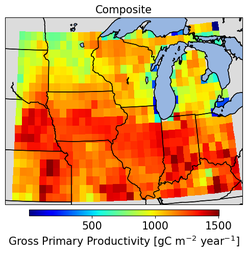
#> input picture figures/fig_regional_Annual_GPP_Composite.png, 247 x 253 px, shrunk from 484 x 495 before the run
$ python merge_images.py
#> lines starting #> are read from the running program, lines starting #| are printed output that depends on the picture
"""
Python modules for making spatial plots of ELM outputs
"""
import os
import sys
from PIL import Image
import matplotlib as mpl
mpl.use('Agg')

__author__ = 'Eva Sinha'
__email__  = 'eva.sinha@pnnl.gov'


# -----------------------------------------------------------
def merge_2images_horiz(im1, im2):
    w = im1.size[0] + im2.size[0]
    h = max(im1.size[1], im2.size[1])
    im = Image.new('RGBA', (w, h))

    im.paste(im1)
    im.paste(im2, (im1.size[0], 0))

    return im

# -----------------------------------------------------------
def merge_2images_vert(im1, im2):
    w = im1.size[0]
    h = im1.size[1] + im2.size[1]
    im = Image.new('RGBA', (w, h))

    im.paste(im1)
    im.paste(im2, ((im1.size[0] -  im2.size[0]), im1.size[1]))

    return im

# -----------------------------------------------------------
def merge_3images(im1, im2, im3):
    w = im1.size[0] + im2.size[0]
    h = max(im1.size[1], im2.size[1]) + im3.size[1]
    im = Image.new('RGBA', (w, h))

    im.paste(im1)
    im.paste(im2, (im1.size[0], 0))
    im.paste(im3, (im1.size[0], max(im1.size[1], im2.size[1])))

    return im

# -----------------------------------------------------------
def merge_4images_vert(im1, im2, im3, im4):
    w = im1.size[0]
    h = im1.size[1] + im2.size[1] + im3.size[1] + im4.size[1]
    im = Image.new('RGBA', (w, h))

    im.paste(im1)
    im.paste(im2, (0, im1.size[1]))
    im.paste(im3, (0, im1.size[1] + im2.size[1]))
    im.paste(im4, (0, im1.size[1] + im2.size[1] + im3.size[1]))

    return im

# -----------------------------------------------------------
def merge_3images_2(im1, im2, im3):
    w = max(im1.size[0], (im2.size[0] + im3.size[0]))
    h = im1.size[1] + max(im2.size[1], im3.size[1])
    im = Image.new('RGBA', (w, h))

    im.paste(im1)
    im.paste(im2, (0, im1.size[1]))
    im.paste(im3, (im2.size[0], im1.size[1]))

    return im
# -----------------------------------------------------------
myDict_merge_3images = {'fig_regional_Annual_GPP.png': {'im1': 'fig_regional_Annual_GPP_Composite.png',
                                                        'im2': 'fig_regional_Annual_GPP_diff.png',
                                                        'im3': 'fig_regional_Annual_GPP_per_diff.png'},
                        'fig_regional_Annual_ER.png':  {'im1': 'fig_regional_Annual_ER_Composite.png',
                                                        'im2': 'fig_regional_Annual_ER_diff.png',
                                                        'im3': 'fig_regional_Annual_ER_per_diff.png'}}

myDict_merge_3images_2 = {'fig_regional_corn_soybean_cft_rotation.png': {'im1':'corn_soybean_cft_percent.png',
                                                                         'im2':'hist_trans_US_c4ann_to_c3nfx_gt_5per.png',
                                                                         'im3':'landuse_ts_PCT_CROP_2010.png'}}

myDict_merge_2images_vert = {'fig_regional_GPP_Model_vs_FluxCom.png':      {'im1': 'fig_regional_Annual_GPP_Model_vs_FluxCom_Default.png',
                                                                            'im2': 'fig_regional_Annual_GPP_Model_vs_FluxCom_Default_per_diff.png'},
                             'fig_regional_GPP_Model_vs_FluxCom_3sets.png': {'im1': 'fig_regional_Annual_GPP_Model_vs_FluxCom_3sets.png',
                                                                            'im2': 'fig_regional_Annual_GPP_Model_vs_FluxCom_3sets_per_diff.png'},
                             'fig_regional_GPP_Model_vs_Madani_et_al.png': {'im1': 'fig_regional_Annual_GPP_Model_vs_Madani_et_al_Default.png',
                                                                            'im2': 'fig_regional_Annual_GPP_Model_vs_Madani_et_al_Default_per_diff.png'},
                             'fig_regional_GPP_Model_vs_Madani_et_al_3sets.png': {'im1': 'fig_regional_Annual_GPP_Model_vs_Madani_et_al_3sets.png',
                                                                                  'im2': 'fig_regional_Annual_GPP_Model_vs_Madani_et_al_3sets_per_diff.png'}}
myDict_merge_2images_horiz = {'fig_SA_US-Ne3.png':                {'im1':'US-Ne3_Corn_sens_main_all.png',
                                                                   'im2':'US-Ne3_Soybean_sens_main_all.png'},
                              'fig_SA_US-Ro1.png':                {'im1':'US-Ro1_Corn_sens_main_all.png',
                                                                   'im2':'US-Ro1_Soybean_sens_main_all.png'},
                              'fig_SA_US-UiC.png':                {'im1':'US-UiC_Corn_sens_main_all.png',
                                                                   'im2':'US-UiC_Soybean_sens_main_all.png'},
                              'fig_SA_US-Ne3_NEW.png':            {'im1':'US-Ne3_Corn_sensbar_main_all.png',
                                                                   'im2':'US-Ne3_Soybean_sensbar_main_all.png'},
                              'fig_SA_US-Ro1_NEW.png':            {'im1':'US-Ro1_Corn_sensbar_main_all.png',
                                                                   'im2':'US-Ro1_Soybean_sensbar_main_all.png'},
                              'fig_SA_US-UiC_NEW.png':            {'im1':'US-UiC_Corn_sensbar_main_all.png',
                                                                   'im2':'US-UiC_Soybean_sensbar_main_all.png'},
                              'fig_US-Ne3_calibration.png':       {'im1':'US-Ne3_Corn_fit_shade.png',
                                                                   'im2':'US-Ne3_Soybean_fit_shade.png'},
                              'fig_US-Ro1_calibration.png':       {'im1':'US-Ro1_Corn_fit_shade.png',
                                                                   'im2':'US-Ro1_Soybean_fit_shade.png'},
                              'fig_US-UiC_calibration.png':       {'im1':'US-UiC_Corn_fit_shade.png',
                                                                   'im2':'US-UiC_Soybean_fit_shade.png'},
                              'fig_US-Ne3_validation.png':        {'im1':'20220328_corn_soybean_US-Ne3_corn_valid_model_obs.png',
                                                                   'im2':'20220328_corn_soybean_US-Ne3_soybean_valid_model_obs.png'},
                              'fig_US-Ro1_validation.png':        {'im1':'20220328_corn_soybean_US-Ro1_corn_valid_model_obs.png',
                                                                   'im2':'20220328_corn_soybean_US-Ro1_soybean_valid_model_obs.png'},
                              'fig_US-UiC_validation.png':        {'im1':'20220328_corn_soybean_US-UiC_corn_valid_model_obs.png',
                                                                   'im2':'20220328_corn_soybean_US-UiC_soybean_valid_model_obs.png'},
                              'fig_US-Ne3_LAI.png':               {'im1':'20220328_corn_soybean_US-Ne3_corn_valid_lai.png',
                                                                   'im2':'20220328_corn_soybean_US-Ne3_soybean_valid_lai.png'},
                              'fig_US-Ro1_LAI.png':               {'im1':'20220328_corn_soybean_US-Ro1_corn_valid_lai.png',
                                                                   'im2':'20220328_corn_soybean_US-Ro1_soybean_valid_lai.png'},
                              'fig_US-UiC_LAI.png':               {'im1':'20220328_corn_soybean_US-UiC_corn_valid_lai.png',
                                                                   'im2':'20220328_corn_soybean_US-UiC_soybean_valid_lai.png'},
                              'fig_US-Ne3_harvest.png':           {'im1':'20220328_corn_soybean_US-Ne3_corn_valid_harv.png',
                                                                   'im2':'20220328_corn_soybean_US-Ne3_soybean_valid_harv.png'},
                              'fig_US-Ro1_harvest.png':           {'im1':'20220328_corn_soybean_US-Ro1_corn_valid_harv.png',
                                                                   'im2':'20220328_corn_soybean_US-Ro1_soybean_valid_harv.png'},
                              'fig_US-UiC_harvest.png':           {'im1':'20220328_corn_soybean_US-UiC_corn_valid_harv.png',
                                                                   'im2':'20220328_corn_soybean_US-UiC_soybean_valid_harv.png'},
                              'fig_US-Ne3_rmse.png':              {'im1':'US-Ne3_Corn_rmse.png',
                                                                   'im2':'US-Ne3_Soybean_rmse.png'},
                              'fig_US-Ro1_rmse.png':              {'im1':'US-Ro1_Corn_rmse.png',
                                                                   'im2':'US-Ro1_Soybean_rmse.png'},
                              'fig_US-UiC_rmse.png':              {'im1':'US-UiC_Corn_rmse.png',
                                                                   'im2':'US-UiC_Soybean_rmse.png'},
                              'fig_US-Ne3_rrmse.png':             {'im1':'US-Ne3_Corn_rrmse.png',
                                                                   'im2':'US-Ne3_Soybean_rrmse.png'},
                              'fig_US-Ro1_rrmse.png':             {'im1':'US-Ro1_Corn_rrmse.png',
                                                                   'im2':'US-Ro1_Soybean_rrmse.png'},
                              'fig_US-UiC_rrmse.png':             {'im1':'US-UiC_Corn_rrmse.png',
                                                                   'im2':'US-UiC_Soybean_rrmse.png'},
                              'fig_US-Ne3_rel_l2.png':            {'im1':'US-Ne3_Corn_rel_l2.png',
                                                                   'im2':'US-Ne3_Soybean_rel_l2.png'},
                              'fig_US-Ro1_rel_l2.png':            {'im1':'US-Ro1_Corn_rel_l2.png',
                                                                   'im2':'US-Ro1_Soybean_rel_l2.png'},
                              'fig_US-UiC_rel_l2.png':            {'im1':'US-UiC_Corn_rel_l2.png',
                                                                   'im2':'US-UiC_Soybean_rel_l2.png'},
                              'fig_regional_Summer_months_LE.png':{'im1':'Summer_months_EFLX_LH_TOT_Composite.png',
                                                                   'im2':'Summer_months_EFLX_LH_TOT_per_diff.png'},
                              'fig_regional_Summer_months_H.png': {'im1':'Summer_months_FSH_Composite.png',
                                                                   'im2':'Summer_months_FSH_per_diff.png'},
                              'fig_regional_Annual_GPP_cft.png':  {'im1':'fig_regional_Annual_GPP_cft_Composite.png',
                                                                    'im2':'fig_regional_Annual_GPP_cft_diff.png'}}

myDict_merge_4images_vert = {'fig_ELM_surr_US-Ne3_Corn.png': {'im1':'fit_US-Ne3_Corn_GPP.png',
                                                              'im2':'fit_US-Ne3_Corn_ER.png',
                                                              'im3':'fit_US-Ne3_Corn_LE.png',
                                                              'im4':'fit_US-Ne3_Corn_H.png'},
                             'fig_ELM_surr_US-Ne3_Soybean.png': {'im1':'fit_US-Ne3_Soybean_GPP.png',
                                                                 'im2':'fit_US-Ne3_Soybean_ER.png',
                                                                 'im3':'fit_US-Ne3_Soybean_LE.png',
                                                                 'im4':'fit_US-Ne3_Soybean_H.png'},
                             'fig_ELM_surr_US-Ro1_Corn.png': {'im1':'fit_US-Ro1_Corn_GPP.png',
                                                              'im2':'fit_US-Ro1_Corn_ER.png',
                                                              'im3':'fit_US-Ro1_Corn_LE.png',
                                                              'im4':'fit_US-Ro1_Corn_H.png'},
                             'fig_ELM_surr_US-Ro1_Soybean.png': {'im1':'fit_US-Ro1_Soybean_GPP.png',
                                                                 'im2':'fit_US-Ro1_Soybean_ER.png',
                                                                 'im3':'fit_US-Ro1_Soybean_LE.png',
                                                                 'im4':'fit_US-Ro1_Soybean_H.png'},
                             'fig_ELM_surr_US-UiC_Corn.png': {'im1':'fit_US-UiC_Corn_GPP.png',
                                                              'im2':'fit_US-UiC_Corn_ER.png',
                                                              'im3':'fit_US-UiC_Corn_LE.png',
                                                              'im4':'fit_US-UiC_Corn_H.png'},
                             'fig_ELM_surr_US-UiC_Soybean.png': {'im1':'fit_US-UiC_Soybean_GPP.png',
                                                                 'im2':'fit_US-UiC_Soybean_ER.png',
                                                                 'im3':'fit_US-UiC_Soybean_LE.png',
                                                                 'im4':'fit_US-UiC_Soybean_H.png'}}

fpath = '../figures/'

#iterate through dictionary
for i, key in enumerate(myDict_merge_3images):

   # Read images
   im1 = Image.open(fpath + myDict_merge_3images[key]['im1'])
#> im1 is the input picture: PIL image 247x253 RGBA; mean R, G, B, A 216.7, 165.9, 107.1, 255
   im2 = Image.open(fpath + myDict_merge_3images[key]['im2'])
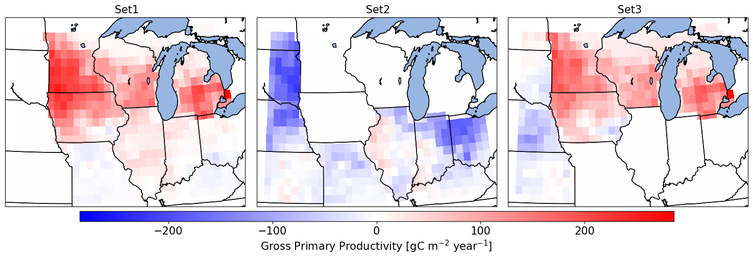
#> input picture figures/fig_regional_Annual_GPP_diff.png, 753 x 259 px, shrunk from 1475 x 508 before the run
#> im2 is the input picture: PIL image 753x259 RGBA; mean R, G, B, A 227.5, 215.8, 225.6, 255
   im3 = Image.open(fpath + myDict_merge_3images[key]['im3'])
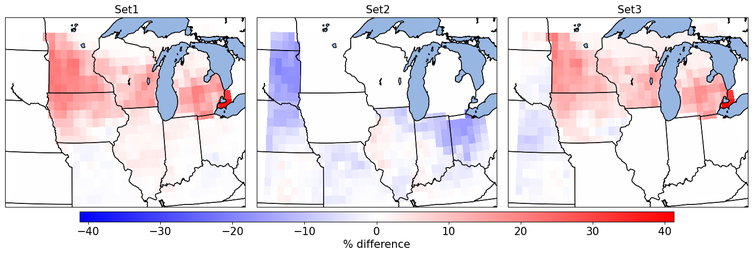
#> input picture figures/fig_regional_Annual_GPP_per_diff.png, 753 x 255 px, shrunk from 1475 x 499 before the run
#> im3 is the input picture: PIL image 753x255 RGBA; mean R, G, B, A 229.4, 221.5, 229.2, 255

   #print(im3.format, im3.size, im3.mode)

   new_image = merge_3images(im1, im2, im3)
#> in merge_3images, `im = Image.new('RGBA', (w, h))`: im: PIL image 1000x514 RGBA; every value is 0
#> in merge_3images, `im.paste(im1)`:
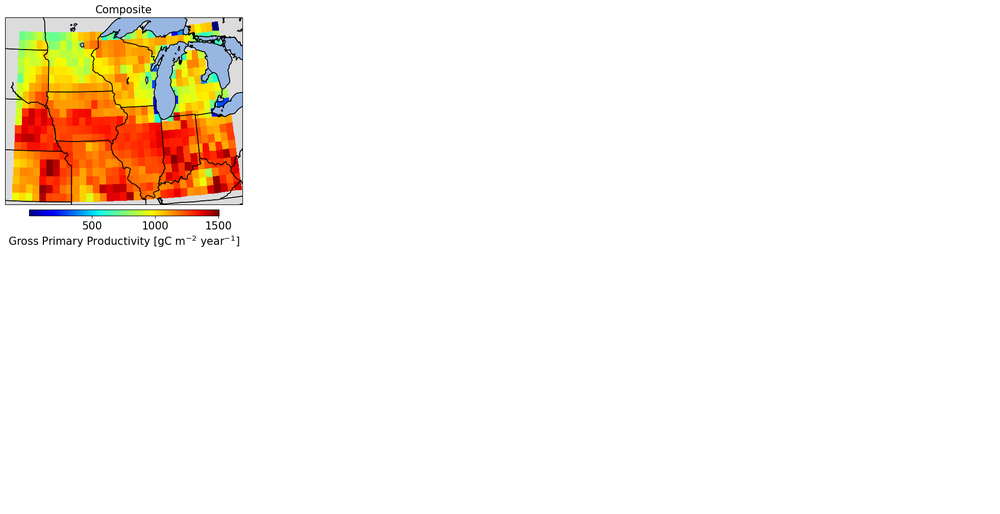
#> im: PIL image 1000x514 RGBA; mean R, G, B, A 26.4, 20.2, 13, 31; transparent parts drawn white
#> in merge_3images, `im.paste(im2, (im1.size[0], 0))`:
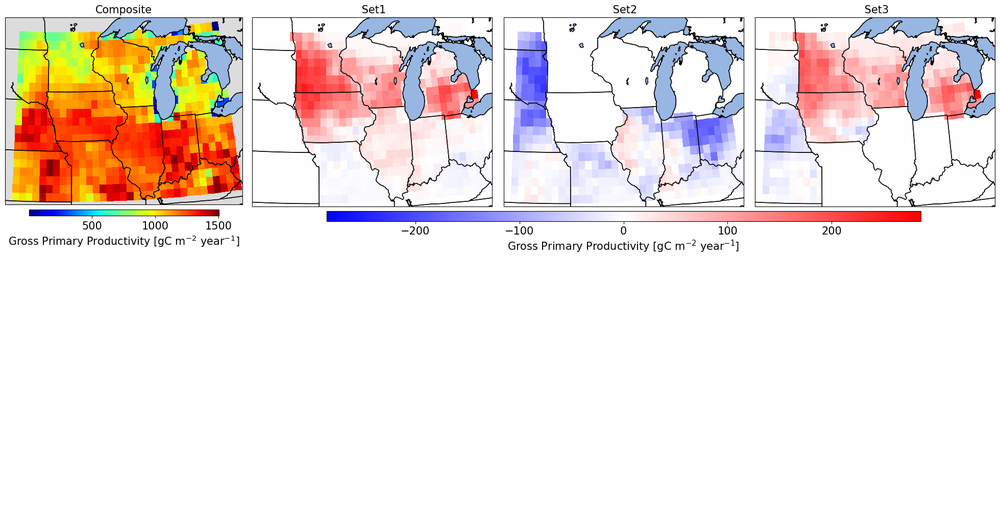
#> im: PIL image 1000x514 RGBA; mean R, G, B, A 112.7, 102, 98.6, 127.8; transparent parts drawn white
#> in merge_3images, `im.paste(im3, (im1.size[0], max(im1.size[1], im2.size[1])))`:
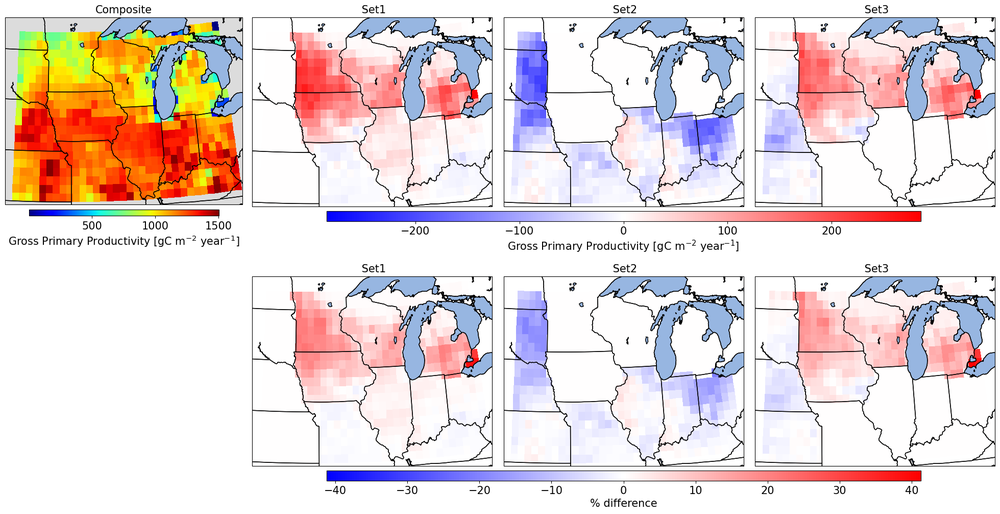
#> im: PIL image 1000x514 RGBA; mean R, G, B, A 198.3, 184.8, 184.2, 223; transparent parts drawn white
#> (the run stopped early here; a loop or call above may not have finished)
